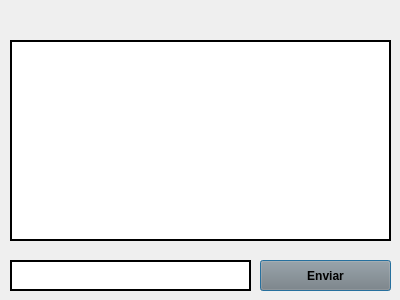
<?xml version="1.0" encoding="UTF-8"?>
<ui version="4.0">
 <class>GroupMessageWindow</class>
 <widget class="QDialog" name="GroupMessageWindow">
  <property name="geometry">
   <rect>
    <x>0</x>
    <y>0</y>
    <width>400</width>
    <height>300</height>
   </rect>
  </property>
  <property name="windowTitle">
   <string>Dialog</string>
  </property>
  <property name="styleSheet">
   <string notr="true">background-color:&quot;#408cff&quot;;
font:bold;
font-color:black;</string>
  </property>
  <widget class="QTextEdit" name="textEdit">
   <property name="geometry">
    <rect>
     <x>10</x>
     <y>40</y>
     <width>381</width>
     <height>201</height>
    </rect>
   </property>
   <property name="styleSheet">
    <string notr="true">background-color: &quot;#b06fff&quot;;
border: 2px solid black;
</string>
   </property>
  </widget>
  <widget class="QLineEdit" name="lineEdit">
   <property name="geometry">
    <rect>
     <x>10</x>
     <y>260</y>
     <width>241</width>
     <height>31</height>
    </rect>
   </property>
   <property name="styleSheet">
    <string notr="true">background-color: &quot;#b06fff&quot;;
border: 2px solid black;
</string>
   </property>
  </widget>
  <widget class="QPushButton" name="pushButton">
   <property name="geometry">
    <rect>
     <x>260</x>
     <y>260</y>
     <width>131</width>
     <height>31</height>
    </rect>
   </property>
   <property name="styleSheet">
    <string notr="true">background-color:gray;</string>
   </property>
   <property name="text">
    <string>Enviar</string>
   </property>
  </widget>
  <widget class="QLabel" name="label">
   <property name="geometry">
    <rect>
     <x>10</x>
     <y>12</y>
     <width>181</width>
     <height>21</height>
    </rect>
   </property>
   <property name="styleSheet">
    <string notr="true">font-size: 16px;</string>
   </property>
   <property name="text">
    <string/>
   </property>
  </widget>
 </widget>
 <resources/>
 <connections/>
</ui>
